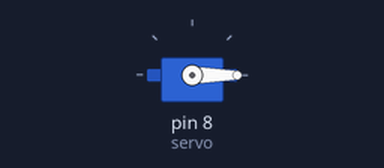
Recording of a sketch running on a simulated Arduino Uno, built with avr-gcc and run on an emulated ATmega328P. Shown: servo.

Above: at 0.05 s.
At 0.65 s:
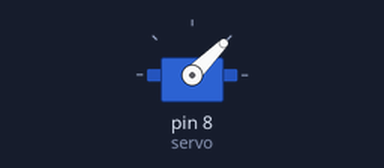
At 1.25 s:
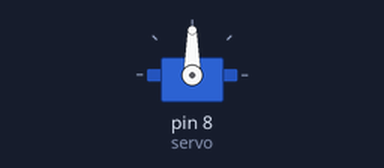
At 2.5 s:
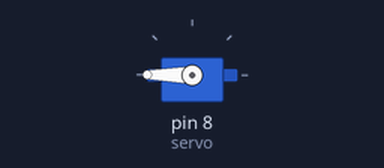
Timing chart, 0 to 5.8 s (numbered marks = the images above):
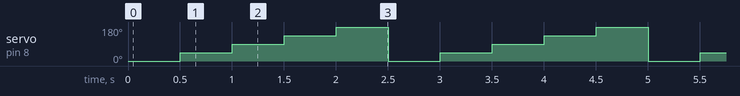

The sketch:

01._Connection_Test.ino
```cpp
#include<Servo.h>

/*  Micro Servo 9g, only good for 180 degree rotation.
 *  brown -> ground
 *  red -> +5
 *  orange -> 8
 */

Servo servo;
void setup() {
  servo.attach(8);
  servo.write(0);
}

void loop() {
  int del = 500;
  servo.write(0);
  delay(del);
  servo.write(45);
  delay(del);
  servo.write(90);
  delay(del);
  servo.write(135);
  delay(del);
  servo.write(180);
  delay(del);
}
```

Measured:
- by itself, servo on pin 8 (servo): repeats every 2.5 s: 90° 0.50 s, 135° 0.50 s, 180° 0.50 s, 0° 0.50 s, 45° 0.50 s
